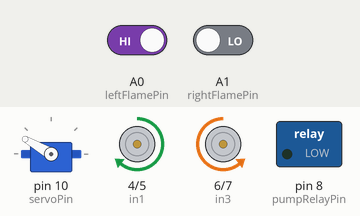
A sketch run on a simulated Arduino Uno, built with avr-gcc and run on an emulated ATmega328P. Parts: servo, motor-driver pin pairs drawn as motors (green arrow = first pin HIGH = forward, orange = second pin HIGH = backward, longer = more drive, scaled by the enable pin), switched loads named in the sketch (green lamp = pin HIGH). The inputs (shaded band) are chosen by the test bench; at power-on: A0 (leftFlamePin) HIGH, A1 (rightFlamePin) LOW.

Above: at 1.2 s.
1.3 s: A0 (leftFlamePin) driven LOW
At 2.5 s:
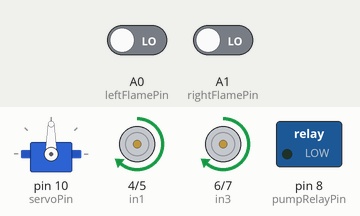
2.8 s: A1 (rightFlamePin) driven HIGH
At 3.7 s:
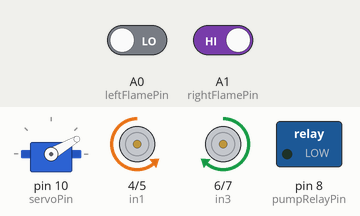
4.3 s: A0 (leftFlamePin) driven HIGH
At 4.8 s:
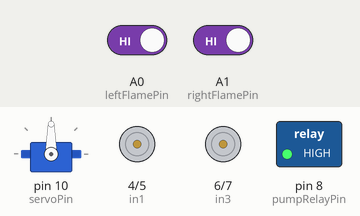
5.8 s: A1 (rightFlamePin) driven LOW
At 7.2 s:
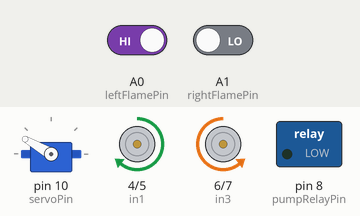
Timing chart, 0 to 8.3 s (numbered marks = the images above; inputs shaded):
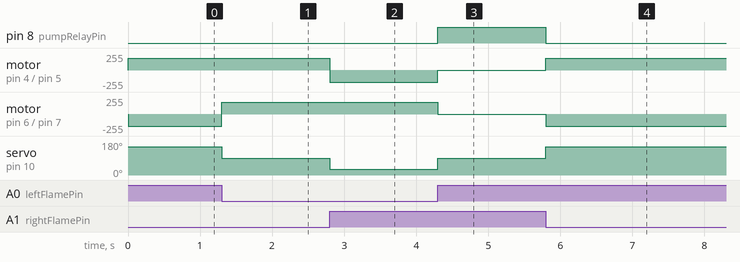

The sketch:

FIREFIGHTING.ino
```cpp
#include <Servo.h>

// L298N Motor Driver Pins (Left and Right wheels)
const int enA = 3;
const int in1 = 4;
const int in2 = 5;
const int in3 = 6;
const int in4 = 7;
const int enB = 9;

// Relay Control Pin for Water Pump
const int pumpRelayPin = 8;

// Flame Sensor Pins
const int leftFlamePin = A0;
const int rightFlamePin = A1;

// Servo Motor
Servo fireServo;
const int servoPin = 10;

void setup() {
  // Initialize motor control pins
  pinMode(enA, OUTPUT);
  pinMode(enB, OUTPUT);
  pinMode(in1, OUTPUT);
  pinMode(in2, OUTPUT);
  pinMode(in3, OUTPUT);
  pinMode(in4, OUTPUT);

  // Initialize pump relay pin: Set HIGH first, then OUTPUT to prevent startup glitch
  digitalWrite(pumpRelayPin, HIGH);
  pinMode(pumpRelayPin, OUTPUT);
  digitalWrite(pumpRelayPin, HIGH); // Ensure relay starts in OFF state

  // Initialize flame sensor pins as inputs
  pinMode(leftFlamePin, INPUT);
  pinMode(rightFlamePin, INPUT);

  // Attach Servo
  fireServo.attach(servoPin);
  fireServo.write(90); // Center position
}

void loop() {
  int leftFlame = digitalRead(leftFlamePin);
  int rightFlame = digitalRead(rightFlamePin);

  // Flame sensors output LOW when a flame is detected
  if (leftFlame == LOW && rightFlame == LOW) {
    fireServo.write(90);
    moveForward(180);
    turnOnPump();
  }
  else if (leftFlame == LOW && rightFlame == HIGH) {
    fireServo.write(30);
    turnLeft(180);
    turnOnPump();
  }
  else if (leftFlame == HIGH && rightFlame == LOW) {
    fireServo.write(150);
    turnRight(180);
    turnOnPump();
  }
  else {
    fireServo.write(90);
    stopRobot();
    turnOffPump();
  }
}

void moveForward(int speed) {
  analogWrite(enA, speed);
  analogWrite(enB, speed);
  digitalWrite(in1, HIGH);
  digitalWrite(in2, LOW);
  digitalWrite(in3, HIGH);
  digitalWrite(in4, LOW);
}

void turnLeft(int speed) {
  analogWrite(enA, speed);
  analogWrite(enB, speed);
  digitalWrite(in1, LOW);
  digitalWrite(in2, HIGH);
  digitalWrite(in3, HIGH);
  digitalWrite(in4, LOW);
}

void turnRight(int speed) {
  analogWrite(enA, speed);
  analogWrite(enB, speed);
  digitalWrite(in1, HIGH);
  digitalWrite(in2, LOW);
  digitalWrite(in3, LOW);
  digitalWrite(in4, HIGH);
}

void turnOnPump() {
  digitalWrite(pumpRelayPin, LOW);  // Triggers relay ON
}

void turnOffPump() {
  digitalWrite(pumpRelayPin, HIGH); // Turns relay OFF
}

void stopRobot() {
  analogWrite(enA, 0);
  analogWrite(enB, 0);
  digitalWrite(in1, LOW);
  digitalWrite(in2, LOW);
  digitalWrite(in3, LOW);
  digitalWrite(in4, LOW);
}
```

Measured:
- after the input at 1.3 s, motor on pin 6 (in3) / pin 7 (in4): backward 180/255 → forward 180/255 at once; servo on pin 10 (servoPin): 150° → 90° at once
- after the input at 2.8 s, motor on pin 4 (in1) / pin 5 (in2): forward 180/255 → backward 180/255 at once; servo on pin 10 (servoPin): 90° → 30° at once
- after the input at 4.3 s, pin 8 (pumpRelayPin): LOW → HIGH at once; motor on pin 4 (in1) / pin 5 (in2): backward 180/255 → stopped at once; motor on pin 6 (in3) / pin 7 (in4): forward 180/255 → stopped at once; servo on pin 10 (servoPin): 30° → 90° at once
- after the input at 5.8 s, pin 8 (pumpRelayPin): HIGH → LOW at once; motor on pin 4 (in1) / pin 5 (in2): stopped → forward 180/255 at once; motor on pin 6 (in3) / pin 7 (in4): stopped → backward 180/255 at once; servo on pin 10 (servoPin): 90° → 150° at once
